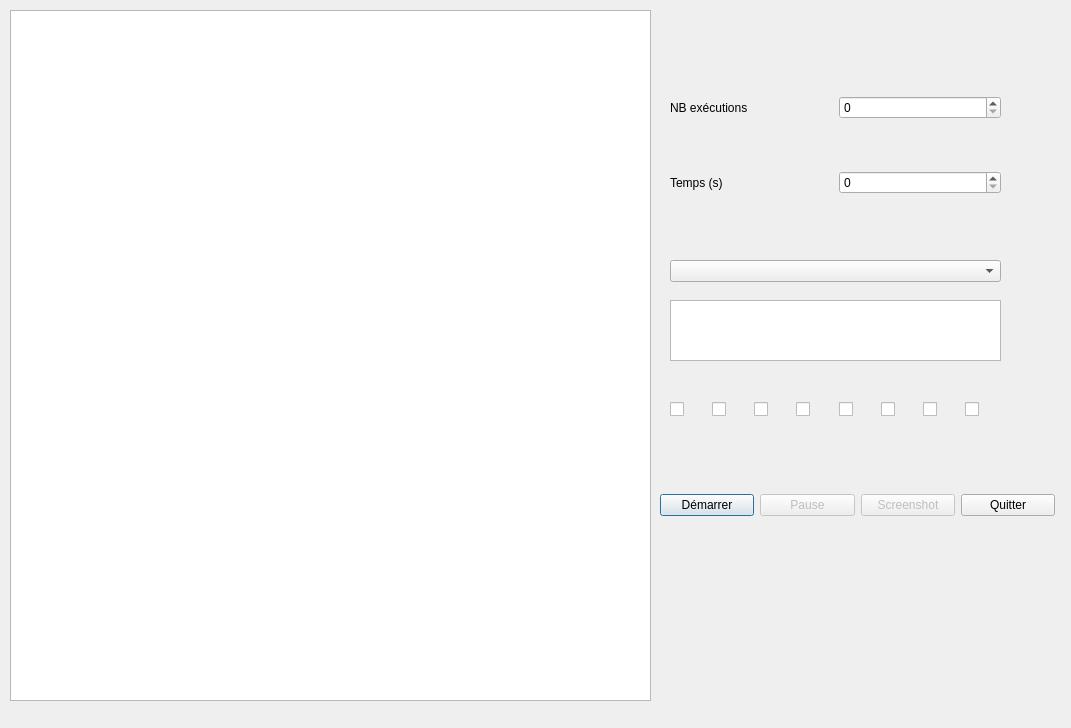
<?xml version="1.0" encoding="UTF-8"?>
<ui version="4.0">
 <class>Dialog</class>
 <widget class="QDialog" name="Dialog">
  <property name="geometry">
   <rect>
    <x>0</x>
    <y>0</y>
    <width>1071</width>
    <height>728</height>
   </rect>
  </property>
  <property name="windowTitle">
   <string>Dialog</string>
  </property>
  <widget class="QWidget" name="gridLayoutWidget">
   <property name="geometry">
    <rect>
     <x>670</x>
     <y>50</y>
     <width>331</width>
     <height>191</height>
    </rect>
   </property>
   <layout class="QGridLayout" name="gridLayout">
    <item row="1" column="0">
     <widget class="QLabel" name="label_4">
      <property name="text">
       <string>Temps (s)</string>
      </property>
     </widget>
    </item>
    <item row="0" column="0">
     <widget class="QLabel" name="label_3">
      <property name="text">
       <string>NB exécutions</string>
      </property>
     </widget>
    </item>
    <item row="0" column="1">
     <widget class="QSpinBox" name="sp_nbexec"/>
    </item>
    <item row="1" column="1">
     <widget class="QSpinBox" name="sp_temps"/>
    </item>
   </layout>
  </widget>
  <widget class="QComboBox" name="cbb_regle">
   <property name="geometry">
    <rect>
     <x>670</x>
     <y>260</y>
     <width>331</width>
     <height>22</height>
    </rect>
   </property>
  </widget>
  <widget class="QGraphicsView" name="regle">
   <property name="geometry">
    <rect>
     <x>670</x>
     <y>300</y>
     <width>331</width>
     <height>61</height>
    </rect>
   </property>
  </widget>
  <widget class="QWidget" name="horizontalLayoutWidget">
   <property name="geometry">
    <rect>
     <x>670</x>
     <y>370</y>
     <width>331</width>
     <height>80</height>
    </rect>
   </property>
   <layout class="QHBoxLayout" name="horizontalLayout">
    <item>
     <widget class="QCheckBox" name="check1">
      <property name="text">
       <string/>
      </property>
     </widget>
    </item>
    <item>
     <widget class="QCheckBox" name="check2">
      <property name="text">
       <string/>
      </property>
     </widget>
    </item>
    <item>
     <widget class="QCheckBox" name="check3">
      <property name="text">
       <string/>
      </property>
     </widget>
    </item>
    <item>
     <widget class="QCheckBox" name="check4">
      <property name="text">
       <string/>
      </property>
     </widget>
    </item>
    <item>
     <widget class="QCheckBox" name="check5">
      <property name="text">
       <string/>
      </property>
     </widget>
    </item>
    <item>
     <widget class="QCheckBox" name="check6">
      <property name="text">
       <string/>
      </property>
     </widget>
    </item>
    <item>
     <widget class="QCheckBox" name="check7">
      <property name="text">
       <string/>
      </property>
     </widget>
    </item>
    <item>
     <widget class="QCheckBox" name="check8">
      <property name="text">
       <string/>
      </property>
     </widget>
    </item>
   </layout>
  </widget>
  <widget class="QGraphicsView" name="graphic">
   <property name="geometry">
    <rect>
     <x>10</x>
     <y>10</y>
     <width>641</width>
     <height>691</height>
    </rect>
   </property>
  </widget>
  <widget class="QWidget" name="gridLayoutWidget_2">
   <property name="geometry">
    <rect>
     <x>660</x>
     <y>480</y>
     <width>395</width>
     <height>51</height>
    </rect>
   </property>
   <layout class="QGridLayout" name="gridLayout_2">
    <item row="0" column="0">
     <widget class="QPushButton" name="btn_start">
      <property name="text">
       <string>Démarrer</string>
      </property>
     </widget>
    </item>
    <item row="0" column="2">
     <widget class="QPushButton" name="btn_screen">
      <property name="enabled">
       <bool>false</bool>
      </property>
      <property name="text">
       <string>Screenshot</string>
      </property>
     </widget>
    </item>
    <item row="0" column="1">
     <widget class="QPushButton" name="btn_pause">
      <property name="enabled">
       <bool>false</bool>
      </property>
      <property name="text">
       <string>Pause</string>
      </property>
     </widget>
    </item>
    <item row="0" column="3">
     <widget class="QPushButton" name="btn_exit">
      <property name="text">
       <string>Quitter</string>
      </property>
     </widget>
    </item>
   </layout>
  </widget>
 </widget>
 <resources/>
 <connections/>
</ui>
